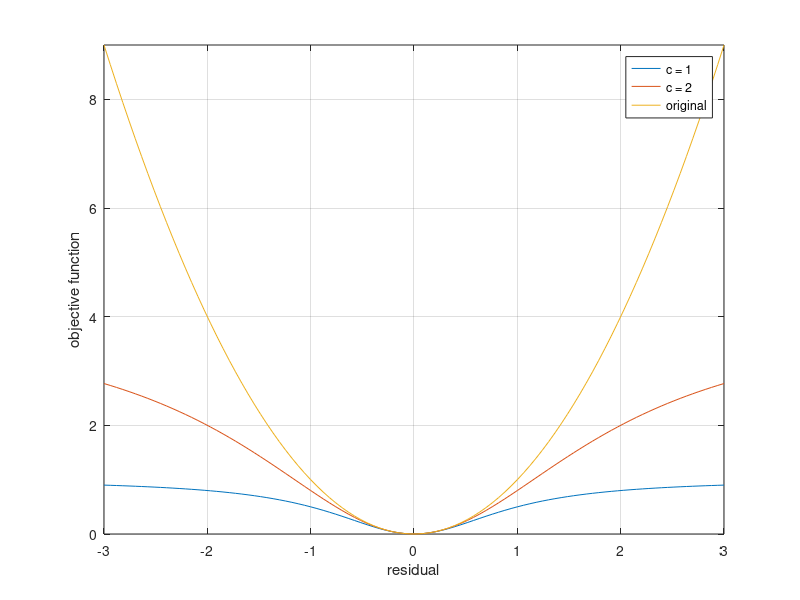

Source code (MATLAB):
x = linspace(-3,3,100);
c = 1;
f = @(x) c^2*x.^2./(c^2+x.^2);
fo = @(x) x.^2;
plot(x,f(x))
hold on
c = 2;
f = @(x) c^2*x.^2./(c^2+x.^2);
plot(x,f(x))
plot(x,fo(x))
legend('c = 1','c = 2','original')
axis([-3,3,0,9])
grid on
xlabel('residual')
ylabel('objective function')